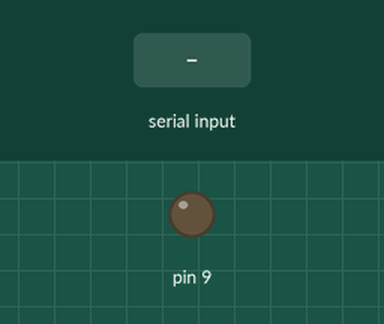
Simulated run of this sketch. Board: Arduino Uno, built with avr-gcc and run on an emulated ATmega328P. Parts: output pins drawn as LEDs (lit = HIGH). The inputs (shaded band) are chosen by the test bench. What the sketch prints to the serial monitor is not drawn.

Above: at 1.2 s.
1.3 s: "90,45\n" received over Serial
2.8 s: "5\n" received over Serial
Timing chart, 0 to 5.8 s (numbered marks = the images above; inputs shaded):
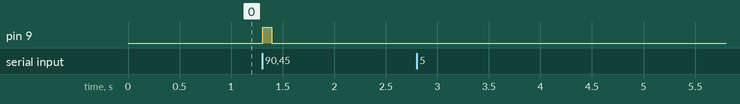

The sketch:

arduino_FLASH_script.ino
```cpp
// FLASH Shutter Control Arduino Script
//
// Code constantly checks for serial data
// Gets serial data in form of an integer
// When serial data received, set pin 9 to high for ms = integer recieved
//
// WARNING: REQUIRES INTEGER TO BE SENT TO ARDUINO... DO NOT ALLOW ANYTHNG ELSE

const byte numChars = 32;
char receivedChars[numChars];   // an array to store the received data
int pulse;

boolean newData = false;

void setup() {
    Serial.begin(9600);
    Serial.println("<Arduino is ready>");
    DDRB |= B00000010; // Set digital pin 9 as output
}

void loop() {
    recvWithEndMarker();
    showNewData();
}

void recvWithEndMarker() {
    static byte ndx = 0;
    char endMarker = '\n';
    char rc;

    while (Serial.available() > 0 && newData == false) {
        rc = Serial.read();

        if (rc != endMarker) {
            receivedChars[ndx] = rc;
            ndx++;
            if (ndx >= numChars) {
                ndx = numChars - 1;
            }
        }
        else {
            receivedChars[ndx] = '\0'; // terminate the string
            ndx = 0;
            newData = true;
        }
    }
}

void showNewData() {
    if (newData == true) {
        Serial.print("This just in ... ");
        Serial.println(receivedChars);
        pulse = atoi(receivedChars);
        PORTB |= B00000010; // Set digital pin 9 high
        delay(pulse);
        PORTB &= B00000000; // Set digital pin 9 low
        newData = false;
    }
}
```

Measured:
- after the input at 1.3 s, pin 9: LOW → HIGH at once, → LOW 0.09 s later
